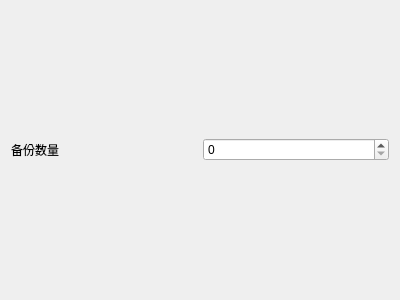
<?xml version="1.0" encoding="UTF-8"?>
<ui version="4.0">
 <class>setting</class>
 <widget class="QWidget" name="setting">
  <property name="geometry">
   <rect>
    <x>0</x>
    <y>0</y>
    <width>400</width>
    <height>300</height>
   </rect>
  </property>
  <property name="windowTitle">
   <string>Form</string>
  </property>
  <layout class="QVBoxLayout" name="verticalLayout">
   <item>
    <layout class="QHBoxLayout" name="horizontalLayout">
     <item>
      <widget class="QLabel" name="label">
       <property name="text">
        <string>备份数量</string>
       </property>
      </widget>
     </item>
     <item>
      <widget class="QSpinBox" name="spinBox_BackupQuantity">
       <property name="maximum">
        <number>1000000000</number>
       </property>
      </widget>
     </item>
    </layout>
   </item>
  </layout>
 </widget>
 <resources/>
 <connections/>
</ui>
